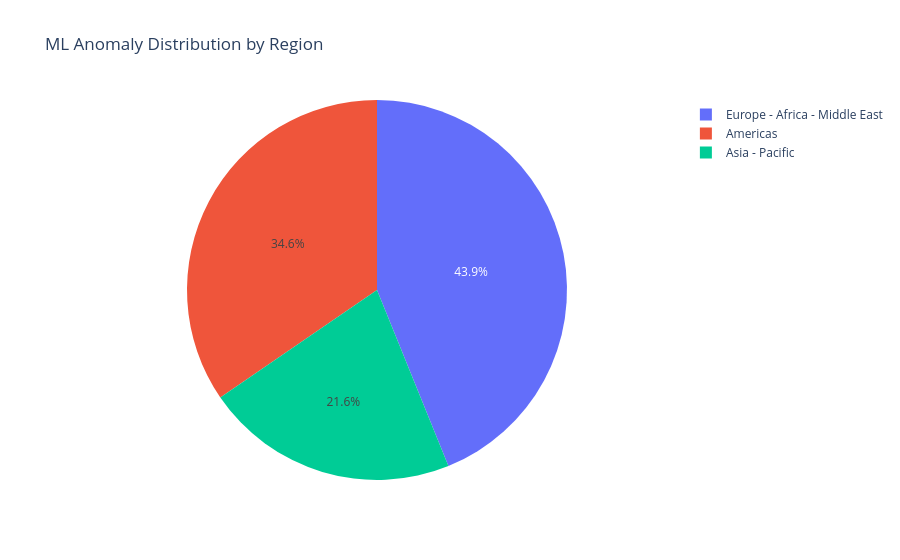

Notebook source saved alongside this figure:
### Markdown cell above
### Key Findings

The ML anomaly count over time shows two clear spikes — January 2023 (165 anomalies) and 
December 2023 (128 anomalies) — with a relatively stable baseline of 45-90 anomalies per 
month throughout 2022-2023. The January 2023 spike is particularly interesting as it does 
not correspond to a known market crisis, suggesting the model is detecting a structural 
change in reporting patterns at the start of a new year — possibly exchanges updating 
their reporting methodology or submitting corrections for Q4 2022.

Note that the chart starts from January 2022 because the YoY feature requires 12 months 
of history, meaning 2021 data is used for feature computation but not scored. This is an 
expected limitation documented in the model monitoring section.

### Code cell
# Anomalies by region
anomaly_by_region = (
    anomalies
    .groupby('region')
    .size()
    .reset_index(name='anomaly_count')
)

fig = px.pie(
    anomaly_by_region,
    values='anomaly_count',
    names='region',
    title='ML Anomaly Distribution by Region',
    template='plotly_white'
)
fig.show()

### Figure 1 — Plotly figure (JSON) as saved in the notebook; plotly's stock layout.template omitted (floating-point values rounded to 4 significant figures)
{"data": [{"domain": {"x": [0, 1], "y": [0, 1]}, "hovertemplate": "region=%{label}<br>anomaly_count=%{value}<extra></extra>", "labels": ["Americas", "Asia - Pacific", "Europe - Africa - Middle East"], "legendgroup": "", "name": "", "showlegend": true, "type": "pie", "values": [617, 385, 783]}], "layout": {"legend": {"tracegroupgap": 0}, "title": {"text": "ML Anomaly Distribution by Region"}}}
